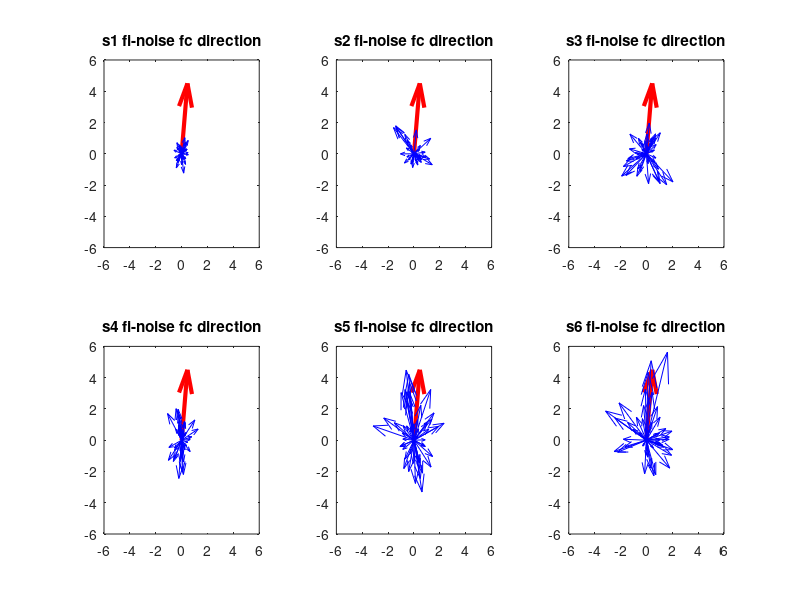
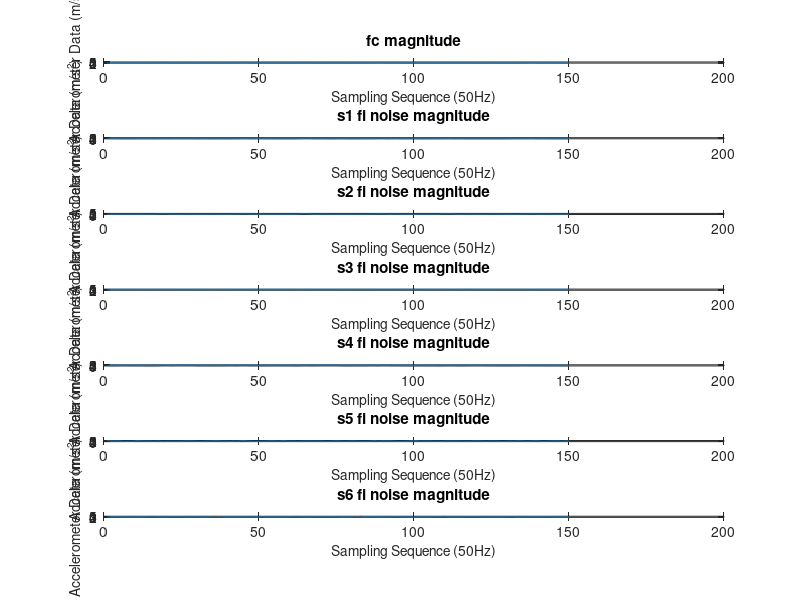

The MATLAB source for these figures, in order:
%this script 
%1.draw vector arrows of fc and fi-fc in 2d
%2.draw magnitude plot of fc and fi - fc

s1_fc = importdata('glass_fc_direction.csv')%fc direction unit vector
s2_fc = importdata('top_fc_direction.csv')
s3_fc = importdata('leftHand_fc_direction.csv')
s4_fc = importdata('rightHand_fc_direction.csv')
s5_fc = importdata('leftPants_fc_direction.csv')
s6_fc = importdata('rightPants_fc_direction.csv')

s1_fin = importdata('glass_fin_vector_magnitude.csv')%fi - fc vector(column 1-3) and fi-fc magnitude(column 4) and fc magnitude(column 5)
s2_fin = importdata('top_fin_vector_magnitude.csv')
s3_fin = importdata('leftHand_fin_vector_magnitude.csv')
s4_fin = importdata('rightHand_fin_vector_magnitude.csv')
s5_fin = importdata('leftPants_fin_vector_magnitude.csv')
s6_fin = importdata('rightPants_fin_vector_magnitude.csv')

%draw vector arrows of fc and fi-fc in 2d
%blue represent fc
%red represent fi-fc
figure(1)
subplot(2,3,1)
quiver(0,0,0.5,5,'r','LineWidth',3)
hold on
s = size(s1_fin.data)
quiver(repmat(0,50,1),repmat(0,50,1),s1_fin.data(1:5:250,1),s1_fin.data(1:5:250,2),'b')
xlim([-6 6])
ylim([-6 6])
title('s1 fi-noise fc direction')

subplot(2,3,2)
quiver(0,0,0.5,5,'r','LineWidth',3)
hold on
s = size(s2_fin.data)
quiver(repmat(0,50,1),repmat(0,50,1),s2_fin.data(1:5:250,1),s2_fin.data(1:5:250,2),'b')
xlim([-6 6])
ylim([-6 6])
title('s2 fi-noise fc direction')

subplot(2,3,3)
quiver(0,0,0.5,5,'r','LineWidth',3)
hold on
s = size(s3_fin.data)
quiver(repmat(0,50,1),repmat(0,50,1),s3_fin.data(1:5:250,1),s3_fin.data(1:5:250,2),'b')
xlim([-6 6])
ylim([-6 6])
title('s3 fi-noise fc direction')

subplot(2,3,4)
quiver(0,0,0.5,5,'r','LineWidth',3)
hold on
s = size(s4_fin.data)
quiver(repmat(0,50,1),repmat(0,50,1),s4_fin.data(1:5:250,1),s4_fin.data(1:5:250,2),'b')
xlim([-6 6])
ylim([-6 6])
title('s4 fi-noise fc direction')

subplot(2,3,5)
quiver(0,0,0.5,5,'r','LineWidth',3)
hold on
s = size(s5_fin.data)
quiver(repmat(0,50,1),repmat(0,50,1),s5_fin.data(1:5:250,1),s5_fin.data(1:5:250,2),'b')
xlim([-6 6])
ylim([-6 6])
title('s5 fi-noise fc direction')

subplot(2,3,6)
quiver(0,0,0.5,5,'r','LineWidth',3)
hold on
s = size(s6_fin.data)
quiver(repmat(0,50,1),repmat(0,50,1),s6_fin.data(1:5:250,1),s6_fin.data(1:5:250,2),'b')
xlim([-6 6])
ylim([-6 6])
title('s6 fi-noise fc direction')

%draw magnitude plot of fc and fi - fc
figure(7)
subplot(7,1,1)
plot(s1_fin.data(1:150,5))
xlabel('Sampling Sequence (50Hz)','FontSize',10);
ylabel('Accelerometer Data (m/s^2)','FontSize',10);
ylim([0 5])
title('fc magnitude')
subplot(7,1,2)
plot(s1_fin.data(1:150,4))
xlabel('Sampling Sequence (50Hz)','FontSize',10);
ylabel('Accelerometer Data (m/s^2)','FontSize',10);
ylim([0 5])
title('s1 fi noise magnitude')


subplot(7,1,3)
plot(s2_fin.data(1:150,4))
xlabel('Sampling Sequence (50Hz)','FontSize',10);
ylabel('Accelerometer Data (m/s^2)','FontSize',10);
ylim([0 5])
title('s2 fi noise magnitude')


subplot(7,1,4)
plot(s3_fin.data(1:150,4))
xlabel('Sampling Sequence (50Hz)','FontSize',10);
ylabel('Accelerometer Data (m/s^2)','FontSize',10);
ylim([0 5])
title('s3 fi noise magnitude')


subplot(7,1,5)
plot(s4_fin.data(1:150,4))
xlabel('Sampling Sequence (50Hz)','FontSize',10);
ylabel('Accelerometer Data (m/s^2)','FontSize',10);
ylim([0 5])
title('s4 fi noise magnitude')


subplot(7,1,6)
plot(s5_fin.data(1:150,4))
xlabel('Sampling Sequence (50Hz)','FontSize',10);
ylabel('Accelerometer Data (m/s^2)','FontSize',10);
ylim([0 5])
title('s5 fi noise magnitude')

subplot(7,1,7)
plot(s6_fin.data(1:150,4))
xlabel('Sampling Sequence (50Hz)','FontSize',10);
ylabel('Accelerometer Data (m/s^2)','FontSize',10);
ylim([0 5])
title('s6 fi noise magnitude')



